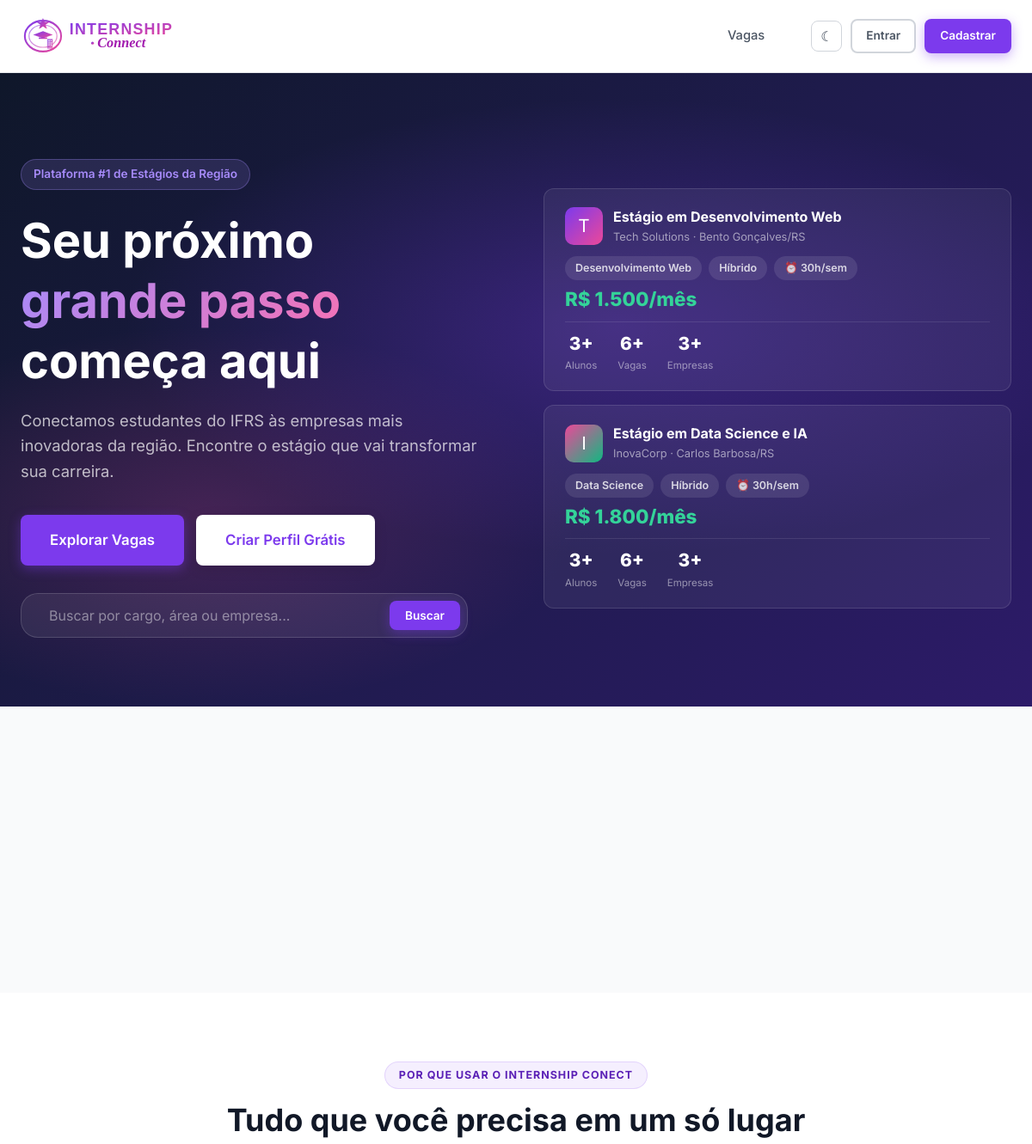
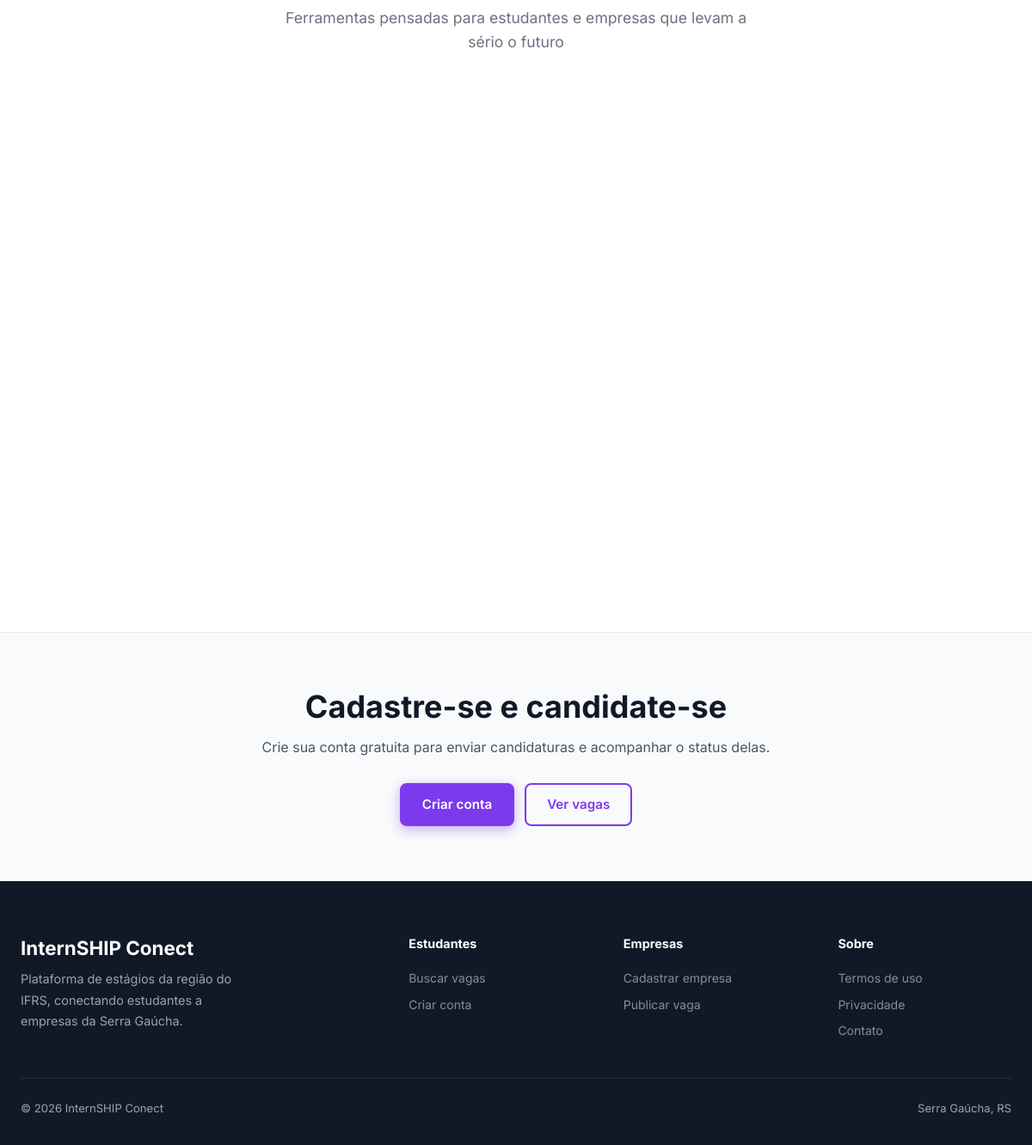
The page / on the database its author committed (2 pictures, top to bottom).
### tables this page shows
CREATE TABLE IF NOT EXISTS vagas (
    id INT AUTO_INCREMENT PRIMARY KEY,
    empresa_id INT NOT NULL,
    titulo VARCHAR(200) NOT NULL,
    descricao TEXT NOT NULL,
    requisitos TEXT,
    beneficios TEXT,
    area VARCHAR(100),
    cidade VARCHAR(100),
    estado CHAR(2),
    modalidade ENUM('presencial','remoto','hibrido') DEFAULT 'presencial',
    bolsa DECIMAL(10,2),
    carga_horaria INT,
    ativa TINYINT(1) DEFAULT 1,
    restrita TINYINT(1) DEFAULT 0,
    motivo_restricao VARCHAR(255) DEFAULT NULL,
    destaque TINYINT(1) DEFAULT 0,
    views INT DEFAULT 0,
    criado_em TIMESTAMP DEFAULT CURRENT_TIMESTAMP,
    FOREIGN KEY (empresa_id) REFERENCES empresas(id) ON DELETE CASCADE
);

CREATE TABLE IF NOT EXISTS empresas (
    id INT AUTO_INCREMENT PRIMARY KEY,
    usuario_id INT NOT NULL UNIQUE,
    nome_empresa VARCHAR(200) NOT NULL,
    cnpj VARCHAR(20),
    descricao TEXT,
    site VARCHAR(255),
    cidade VARCHAR(100),
    estado CHAR(2),
    setor VARCHAR(100),
    logo VARCHAR(255),
    FOREIGN KEY (usuario_id) REFERENCES usuarios(id) ON DELETE CASCADE
);

### includes/auth.php (called while the page is built, shortened)
<?php
function isLoggedIn() {
    return isset($_SESSION['usuario_id']);
}
function isEmpresa() {
    return isset($_SESSION['tipo']) && $_SESSION['tipo'] === 'empresa';
}
function isAdmin() {
    return !empty($_SESSION['is_admin']);
}
function isCoordenacao() {
    return isset($_SESSION['tipo']) && $_SESSION['tipo'] === 'coordenacao';
}

### index.php (the view, shortened to what this page needs)
<?php
require_once __DIR__ . '/includes/auth.php';
$db = getDB();
$totalVagas = $db->query("SELECT COUNT(*) FROM vagas WHERE ativa=1")->fetchColumn();
$totalAlunos = $db->query("SELECT COUNT(*) FROM alunos")->fetchColumn();
$totalEmpresas = $db->query("SELECT COUNT(*) FROM empresas")->fetchColumn();
$vagas = $db->query("
  SELECT v.*, e.nome_empresa, e.logo, e.setor
  FROM vagas v
  JOIN empresas e ON v.empresa_id = e.id
  WHERE v.ativa = 1 AND v.restrita = 0
  ORDER BY v.destaque DESC, v.criado_em DESC
  LIMIT 6
")->fetchAll();
include __DIR__ . '/includes/header.php';
function modalidadeLabel($m) {
    return match($m) { 'remoto' => 'Remoto', 'hibrido' => 'Híbrido', default => 'Presencial' };
}
?>
<section class="hero">
  <div class="hero-inner">
    <div class="hero-content animate-in">
      <div class="hero-tag">
        Plataforma #1 de Estágios da Região
      </div>
      <h1>Seu próximo <span>grande passo</span> começa aqui</h1>
      <p>Conectamos estudantes do IFRS às empresas mais inovadoras da região. Encontre o estágio que vai transformar sua carreira.</p>
      <div class="hero-actions">
        <?php if (isEmpresa()): ?>
          <a href="/teste/empresa/publicar.php" class="btn btn-primary btn-lg">
            + Publicar Vaga
          </a>
          <a href="/teste/dashboard/empresa.php" class="btn btn-white btn-lg">
            Painel da Empresa
          </a>
        <?php else: ?>
          <a href="/teste/vagas.php" class="btn btn-primary btn-lg">
            Explorar Vagas
          </a>
          <?php if (isLoggedIn() && isAluno()): ?>
            <a href="/teste/dashboard/aluno.php" class="btn btn-white btn-lg">
              Gerenciar Perfil
            </a>
          <?php else: ?>
            <a href="/teste/register.php" class="btn btn-white btn-lg">
              Criar Perfil Grátis
            </a>
          <?php endif; ?>
        <?php endif; ?>
      </div>
      <?php if (!(isLoggedIn() && !isAluno())): ?>
      <div class="hero-search">
        <input type="text" id="hero-search" placeholder="Buscar por cargo, área ou empresa..." />
        <button onclick="window.location.href='/teste/vagas.php?q='+document.getElementById('hero-search').value" class="btn btn-primary btn-sm">Buscar</button>
      </div>
      <?php endif; ?>
    </div>
    <div class="hero-visual animate-in-delay">
      <?php foreach (array_slice($vagas, 0, 2) as $v): ?>
      <div class="hero-card">
        <div class="hero-card-header">
          <div class="hero-card-icon" style="background:linear-gradient(135deg,<?= ['#7C3AED','#EC4899','#10B981','#F59E0B'][array_search($v,$vagas)%4] ?>,<?= ['#EC4899','#10B981','#F59E0B','#7C3AED'][array_search($v,$vagas)%4] ?>)">
            <?= mb_strtoupper(mb_substr($v['nome_empresa'], 0, 1)) ?>
          </div>
          <div>
            <div class="hero-card-title"><?= htmlspecialchars($v['titulo']) ?></div>
            <div class="hero-card-sub"><?= htmlspecialchars($v['nome_empresa']) ?> · <?= $v['cidade'] ?>/<?= $v['estado'] ?></div>
          </div>
        </div>
        <div class="hero-card-pills">
          <span class="hero-card-pill"><?= htmlspecialchars($v['area']) ?></span>
          <span class="hero-card-pill"><?= modalidadeLabel($v['modalidade']) ?></span>
          <span class="hero-card-pill">⏰ <?= $v['carga_horaria'] ?>h/sem</span>
        </div>
        <div class="hero-card-bolsa">R$ <?= number_format($v['bolsa'], 0, ',', '.') ?>/mês</div>
        <div class="hero-stats">
          <div class="hero-stat"><div class="hero-stat-num"><?= $totalAlunos ?>+</div><div class="hero-stat-label">Alunos</div></div>
          <div class="hero-stat"><div class="hero-stat-num"><?= $totalVagas ?>+</div><div class="hero-stat-label">Vagas</div></div>
          <div class="hero-stat"><div class="hero-stat-num"><?= $totalEmpresas ?>+</div><div class="hero-stat-label">Empresas</div></div>
        </div>
      </div>
      <?php endforeach; ?>
    </div>
  </div>
</section>
<section class="section" style="background:var(--bg-soft);padding:56px 24px;">
  <div class="container">
    <div class="stats-grid">
    </div>
  </div>
</section>
<section class="section" style="background:var(--bg);">
  <div class="container">
    <div class="section-header">
      <div class="section-tag">Por que usar o InternSHIP Conect</div>
      <h2>Tudo que você precisa em um só lugar</h2>
      <p>Ferramentas pensadas para estudantes e empresas que levam a sério o futuro</p>
    </div>
    <div class="features-grid">
    </div>
  </div>
</section>
<section class="section" style="background:var(--gray-50);padding:64px 24px;border-top:1px solid var(--gray-200);">
  <div class="container text-center">
    <?php if (isLoggedIn()): ?>
      <?php if (isAluno()): ?>
        <h2 style="margin-bottom:12px;">Encontre seu próximo estágio</h2>
        <p style="color:var(--gray-600);margin-bottom:28px;">Explore as vagas disponíveis ou acompanhe suas candidaturas no painel.</p>
        <div style="display:flex;gap:12px;justify-content:center;flex-wrap:wrap;">
          <a href="/teste/vagas.php" class="btn btn-primary">Ver vagas</a>
          <a href="/teste/dashboard/aluno.php" class="btn btn-secondary">Meu painel</a>
        </div>
      <?php elseif (isEmpresa()): ?>
        <h2 style="margin-bottom:12px;">Recrute talentos universitários</h2>
        <p style="color:var(--gray-600);margin-bottom:28px;">Publique uma nova vaga ou acompanhe as candidaturas recebidas.</p>
        <div style="display:flex;gap:12px;justify-content:center;flex-wrap:wrap;">
          <a href="/teste/empresa/publicar.php" class="btn btn-primary">+ Publicar vaga</a>
          <a href="/teste/dashboard/empresa.php" class="btn btn-secondary">Meu painel</a>
        </div>
      <?php endif; ?>
    <?php else: ?>
      <h2 style="margin-bottom:12px;">Cadastre-se e candidate-se</h2>
      <p style="color:var(--gray-600);margin-bottom:28px;">Crie sua conta gratuita para enviar candidaturas e acompanhar o status delas.</p>
      <div style="display:flex;gap:12px;justify-content:center;flex-wrap:wrap;">
        <a href="/teste/register.php" class="btn btn-primary">Criar conta</a>
        <a href="/teste/vagas.php" class="btn btn-secondary">Ver vagas</a>
      </div>
    <?php endif; ?>
  </div>
</section>
<?php include __DIR__ . '/includes/footer.php'; ?>

### rows shown on the page
vagas: empresa.nome_empresa "T", titulo "Estágio em Desenvolvimento Web", empresa.nome_empresa "Tech Solutions", cidade "Bento Gonçalves", estado "RS", area "Desenvolvimento Web", modalidade "Híbrido", carga_horaria "30", bolsa "1.500", totalAlunos "3", totalVagas "6", totalEmpresas "3"
vagas: empresa.nome_empresa "I", titulo "Estágio em Data Science e IA", empresa.nome_empresa "InovaCorp", cidade "Carlos Barbosa", estado "RS", area "Data Science", modalidade "Híbrido", carga_horaria "30", bolsa "1.800", totalAlunos "3", totalVagas "6", totalEmpresas "3"
